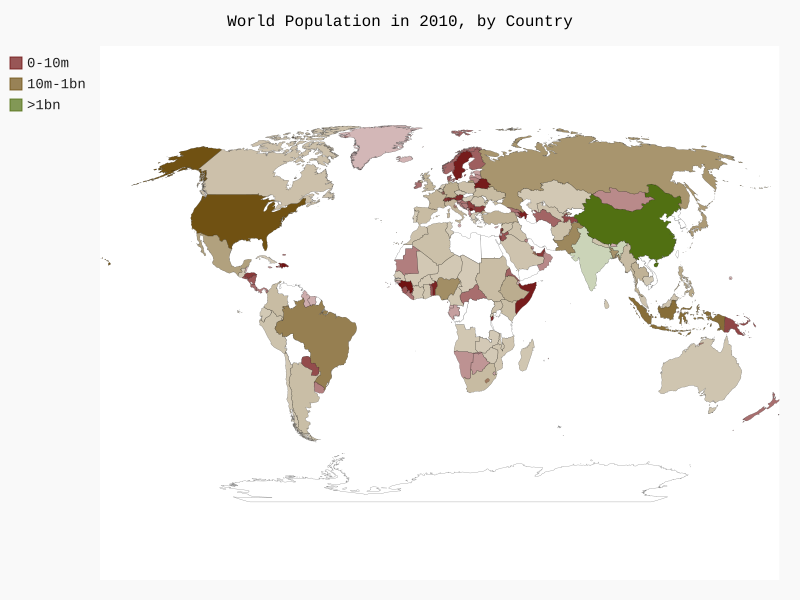

Recreate this plot in Python.
import json
from pygal.maps.world import World
from pygal.style import RotateStyle as RS
from country_codes import get_country_code

file_name = 'population_data.json'
with open(file_name) as f:
    pop_data = json.load(f)

cc_populations = {}
for pop_dict in pop_data:
    if pop_dict['Year'] == '2010':
        country_name = pop_dict['Country Name']
        population = int(float(pop_dict['Value']))
        code = get_country_code(country_name)
        if code:
            cc_populations[code] = population

            cc_pops_1, cc_pops_2, cc_pops_3 = {}, {}, {}
            for cc, pop in cc_populations.items():
                if pop < 10000000:
                    cc_pops_1[cc] = pop
                elif pop < 1000000000:
                    cc_pops_2[cc] = pop
                else:
                    cc_pops_3[cc] = pop

            print(len(cc_pops_1), len(cc_pops_2), len(cc_pops_3))

            wm_style = RS('#701212')
            wm = World(style=wm_style)
            wm.title = 'World Population in 2010, by Country'
            wm.add('0-10m', cc_pops_1)
            wm.add('10m-1bn', cc_pops_2)
            wm.add('>1bn', cc_pops_3)
            wm.render_to_file('world_population.svg')
